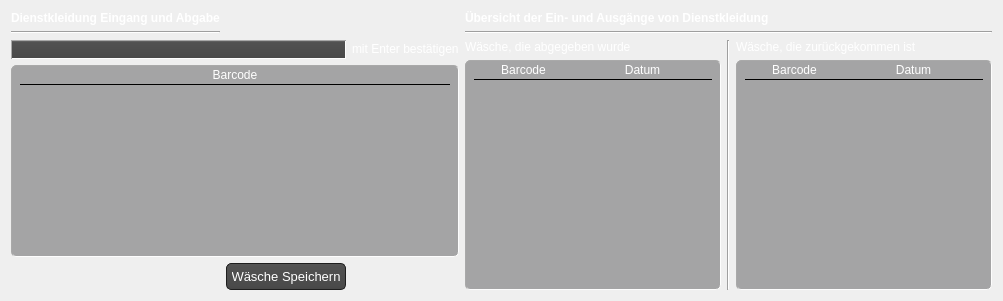
      <widget class="QWidget" name="tab">
       <attribute name="title">
        <string>Dienstkleidung</string>
       </attribute>
       <layout class="QGridLayout" name="gridLayout_15">
        <item row="0" column="1">
         <layout class="QGridLayout" name="gridLayout_3">
          <item row="0" column="1" colspan="3">
           <widget class="QLabel" name="label_8">
            <property name="text">
             <string>&lt;html&gt;&lt;head/&gt;&lt;body&gt;&lt;p&gt;&lt;span style=&quot; font-weight:600; color:#ffffff;&quot;&gt;Übersicht der Ein- und Ausgänge von Dienstkleidung&lt;/span&gt;&lt;/p&gt;&lt;/body&gt;&lt;/html&gt;</string>
            </property>
           </widget>
          </item>
          <item row="2" column="3">
           <widget class="QLabel" name="label_2">
            <property name="text">
             <string>&lt;html&gt;&lt;head/&gt;&lt;body&gt;&lt;p&gt;&lt;span style=&quot; color:#ffffff;&quot;&gt;Wäsche, die zurückgekommen ist&lt;/span&gt;&lt;/p&gt;&lt;/body&gt;&lt;/html&gt;</string>
            </property>
           </widget>
          </item>
          <item row="3" column="1">
           <widget class="QTableWidget" name="clothes_away">
            <property name="styleSheet">
             <string notr="true">QTableView {
border: 1px inset darkgrey;
border-radius: 5px;
padding: 0 8px;
font-size: 13px;
color: white;
gridline-color: rgb(164, 164, 165);
Background-color: rgb(164, 164, 165);

}
QHeaderView::section{

border-style: none;
Color: white;
gridline-color: rgb(164, 164, 165);
background-color: rgb(164, 164, 165);
border-bottom: 1px inset black;

}
QTableView::item{
border-bottom : 1px inset black;
gridline-color: rgb(164, 164, 165);
text-align: center;
}</string>
            </property>
            <property name="editTriggers">
             <set>QAbstractItemView::NoEditTriggers</set>
            </property>
            <property name="columnCount">
             <number>2</number>
            </property>
            <attribute name="horizontalHeaderCascadingSectionResizes">
             <bool>true</bool>
            </attribute>
            <attribute name="horizontalHeaderMinimumSectionSize">
             <number>19</number>
            </attribute>
            <attribute name="horizontalHeaderDefaultSectionSize">
             <number>99</number>
            </attribute>
            <attribute name="horizontalHeaderStretchLastSection">
             <bool>true</bool>
            </attribute>
            <attribute name="verticalHeaderVisible">
             <bool>false</bool>
            </attribute>
            <attribute name="verticalHeaderDefaultSectionSize">
             <number>30</number>
            </attribute>
            <column>
             <property name="text">
              <string>Barcode</string>
             </property>
            </column>
            <column>
             <property name="text">
              <string>Datum</string>
             </property>
            </column>
           </widget>
          </item>
          <item row="3" column="3">
           <widget class="QTableWidget" name="clothes_back">
            <property name="styleSheet">
             <string notr="true">QTableView {
border: 1px inset darkgrey;
border-radius: 5px;
padding: 0 8px;
font-size: 13px;
color: white;
gridline-color: rgb(164, 164, 165);
Background-color: rgb(164, 164, 165);

}
QHeaderView::section{

border-style: none;
Color: white;
gridline-color: rgb(164, 164, 165);
background-color: rgb(164, 164, 165);
border-bottom: 1px inset black;

}
QTableView::item{
border-bottom : 1px inset black;
gridline-color: rgb(164, 164, 165);
text-align: center;
}</string>
            </property>
            <property name="editTriggers">
             <set>QAbstractItemView::NoEditTriggers</set>
            </property>
            <attribute name="horizontalHeaderCascadingSectionResizes">
             <bool>true</bool>
            </attribute>
            <attribute name="horizontalHeaderDefaultSectionSize">
             <number>99</number>
            </attribute>
            <attribute name="horizontalHeaderHighlightSections">
             <bool>true</bool>
            </attribute>
            <attribute name="horizontalHeaderStretchLastSection">
             <bool>true</bool>
            </attribute>
            <attribute name="verticalHeaderVisible">
             <bool>false</bool>
            </attribute>
            <column>
             <property name="text">
              <string>Barcode</string>
             </property>
            </column>
            <column>
             <property name="text">
              <string>Datum</string>
             </property>
            </column>
           </widget>
          </item>
          <item row="2" column="1">
           <widget class="QLabel" name="label_3">
            <property name="text">
             <string>&lt;html&gt;&lt;head/&gt;&lt;body&gt;&lt;p&gt;&lt;span style=&quot; color:#ffffff;&quot;&gt;Wäsche, die abgegeben wurde&lt;/span&gt;&lt;/p&gt;&lt;/body&gt;&lt;/html&gt;</string>
            </property>
           </widget>
          </item>
          <item row="1" column="1" colspan="3">
           <widget class="Line" name="line_6">
            <property name="orientation">
             <enum>Qt::Horizontal</enum>
            </property>
           </widget>
          </item>
          <item row="2" column="2" rowspan="2">
           <widget class="Line" name="line_2">
            <property name="orientation">
             <enum>Qt::Vertical</enum>
            </property>
           </widget>
          </item>
         </layout>
        </item>
        <item row="0" column="0">
         <layout class="QGridLayout" name="gridLayout_2">
          <item row="1" column="0">
           <widget class="QLabel" name="label">
            <property name="styleSheet">
             <string notr="true"/>
            </property>
            <property name="text">
             <string>&lt;html&gt;&lt;head/&gt;&lt;body&gt;&lt;p&gt;&lt;span style=&quot; font-weight:600; color:#ffffff;&quot;&gt;Dienstkleidung Eingang und Abgabe&lt;/span&gt;&lt;/p&gt;&lt;/body&gt;&lt;/html&gt;</string>
            </property>
           </widget>
          </item>
          <item row="5" column="1" colspan="2">
           <widget class="QPushButton" name="clothes_button">
            <property name="maximumSize">
             <size>
              <width>120</width>
              <height>30</height>
             </size>
            </property>
            <property name="styleSheet">
             <string notr="true">QPushButton{
   background-color: QLinearGradient( x1: 0, y1: 0, x2: 0, y2: 1, stop: 0 #565656, stop: 0.1 #525252, stop: 0.5 #4e4e4e, stop: 0.9 #4a4a4a, stop: 1 #464646);
  	border-style: solid;
    border: 1px solid #1e1e1e;
    border-radius: 5;
    padding: 1px 0px 1px 20px;
    font: 13px;
    min-width: 10em;
    padding: 5px;
	color: white;
}
QPushButton:hover{
	background-color: QLinearGradient( x1: 0, y1: 0, x2: 0, y2: 1, stop: 0 #565656, stop: 0.1 #525252, stop: 0.5 #4e4e4e, stop: 0.9 #4a4a4a, stop: 1 #464646);
  	border-style: solid;
    border: 1px solid rgb(59, 204, 179);
    border-radius: 5;
    padding: 1px 0px 1px 20px;
    font: 13px;
    min-width: 10em;
    padding: 5px;
	color: white;
}
QPushButton:pressed {
background-color: rgb(130, 152, 152);
  	border-style: solid;
    border: 1px solid #1EFFFF;
    border-radius: 5;
    padding: 1px 0px 1px 20px;
    font: 13px;
    min-width: 10em;
    padding: 5px;
	color: white;

}</string>
            </property>
            <property name="text">
             <string>Wäsche Speichern</string>
            </property>
           </widget>
          </item>
          <item row="5" column="0">
           <spacer name="horizontalSpacer_13">
            <property name="orientation">
             <enum>Qt::Horizontal</enum>
            </property>
            <property name="sizeHint" stdset="0">
             <size>
              <width>40</width>
              <height>20</height>
             </size>
            </property>
           </spacer>
          </item>
          <item row="4" column="0" colspan="4">
           <widget class="QTableWidget" name="cloth_to_save">
            <property name="styleSheet">
             <string notr="true">QTableView {
border: 1px inset darkgrey;
border-radius: 5px;
padding: 0 8px;
font-size: 13px;
color: white;
gridline-color: rgb(164, 164, 165);
Background-color: rgb(164, 164, 165);

}
QHeaderView::section{

border-style: none;
Color: white;
gridline-color: rgb(164, 164, 165);
background-color: rgb(164, 164, 165);
border-bottom: 1px inset black;

}
QTableView::item{
border-bottom : 1px inset black;
gridline-color: rgb(164, 164, 165);
text-align: center;
}</string>
            </property>
            <property name="editTriggers">
             <set>QAbstractItemView::NoEditTriggers</set>
            </property>
            <attribute name="horizontalHeaderDefaultSectionSize">
             <number>400</number>
            </attribute>
            <attribute name="horizontalHeaderStretchLastSection">
             <bool>true</bool>
            </attribute>
            <attribute name="verticalHeaderVisible">
             <bool>false</bool>
            </attribute>
            <column>
             <property name="text">
              <string>Barcode</string>
             </property>
            </column>
           </widget>
          </item>
          <item row="3" column="0" colspan="3">
           <widget class="QLineEdit" name="clothes_textfield">
            <property name="styleSheet">
             <string notr="true">QLineEdit{ background-color: QLinearGradient( x1: 0, y1: 0, x2: 0, y2: 1, stop: 0 #929394, stop: 0.1 #525252, stop: 0.5 #4e4e4e, stop: 0.9 #4a4a4a, stop: 1 #464646);
border: 1px inset darkgrey;
border-radius: 10px;
padding: 0 8px;
selection-background-color: darkgray;
font-size: 13px;
color: white;
}
QLineEdit:focus { background-color: QLinearGradient( x1: 0, y1: 0, x2: 0, y2: 1, stop: 0 #ffffff, stop: 0.1 #bababa, stop: 0.5 #919191, stop: 0.9 #7a7a7a, stop: 1 #5b5b5b);}
</string>
            </property>
           </widget>
          </item>
          <item row="3" column="3">
           <widget class="QLabel" name="label_5">
            <property name="styleSheet">
             <string notr="true">color: white;</string>
            </property>
            <property name="text">
             <string>&lt;html&gt;&lt;head/&gt;&lt;body&gt;&lt;p&gt;&lt;span style=&quot; color:#ffffff;&quot;&gt;mit Enter bestätigen&lt;/span&gt;&lt;/p&gt;&lt;/body&gt;&lt;/html&gt;</string>
            </property>
           </widget>
          </item>
          <item row="5" column="3">
           <spacer name="horizontalSpacer_14">
            <property name="orientation">
             <enum>Qt::Horizontal</enum>
            </property>
            <property name="sizeHint" stdset="0">
             <size>
              <width>40</width>
              <height>20</height>
             </size>
            </property>
           </spacer>
          </item>
          <item row="2" column="0">
           <widget class="Line" name="line_8">
            <property name="orientation">
             <enum>Qt::Horizontal</enum>
            </property>
           </widget>
          </item>
         </layout>
        </item>
       </layout>
      </widget>
